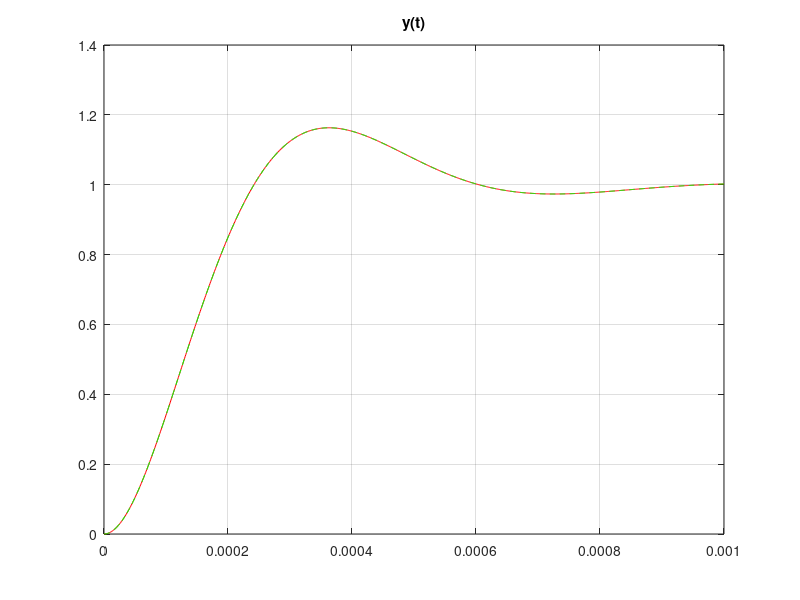

This figure's MATLAB source:
% Metoda Runge-Kutty 7 dla układu inercyjnego 2-ego rzędu - odpowiedź skokowa
% uklad RLC
clear all; close all;

if(1)                           % Zadane {R,L,C}
   R = 100; L = 1e-2; C = 1e-6;
   A = [       0,    1  ;
        -1/(L*C), -R/L ];
   B = [      0   ;
         1/(L*C) ];
   w0  = 1/sqrt(L*C),
   ksi = (R/(2*L))/w0,
   w1  = w0*sqrt(1-ksi^2), pause
else                            % Zadane { w0, ksi }   
  w0 = 1e+4; ksi = 0.5;
  A = [   0,         1;
      -w0^2, -2*ksi*w0];
  B = [   0;
        w0^2];
end

% Całkowanie równań stanu - metoda Runge-Kuta 4
dt = 1e-6;            % krok całkowania
tv = 0 : dt : 1e-3;   % chwile całkowania
u = 1;                % pobudzenie
x  = [0; 0];          % stan początkowy
xv = [];              % obliczany wynik całkowania
for t = tv
   xv = [xv, x];
   D1 = dt*( A*x        + B*u );
   D2 = dt*( A*(x+D1/2) + B*u );
   D3 = dt*( A*(x+D2/2) + B*u );
   D4 = dt*( A*(x+D3)   + B*u );
   x = x + ( D1 + 2*D2 + 2*D3 + D4 )/6;
end

% Porównanie z odp. teoretyczną
ref = inline('(1-1/sqrt(1-ksi^2)*exp(-ksi*w0*t).*sin(w0*sqrt(1-ksi^2)*t+asin(sqrt(1-ksi^2))))','t','ksi','w0');
plot(tv, xv(1,:),'r', tv, ref(tv,ksi,w0), 'g--'); grid; title('y(t)'); pause
